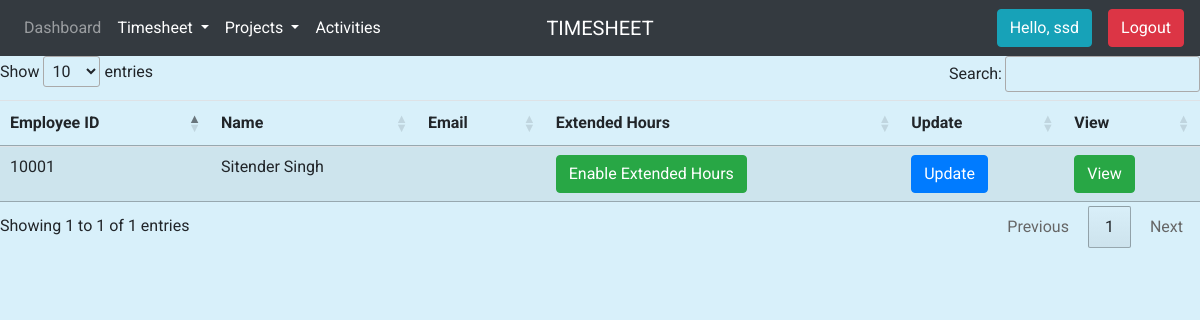
/view_employees/ (signed in), run on an earlier commit of the app's database.
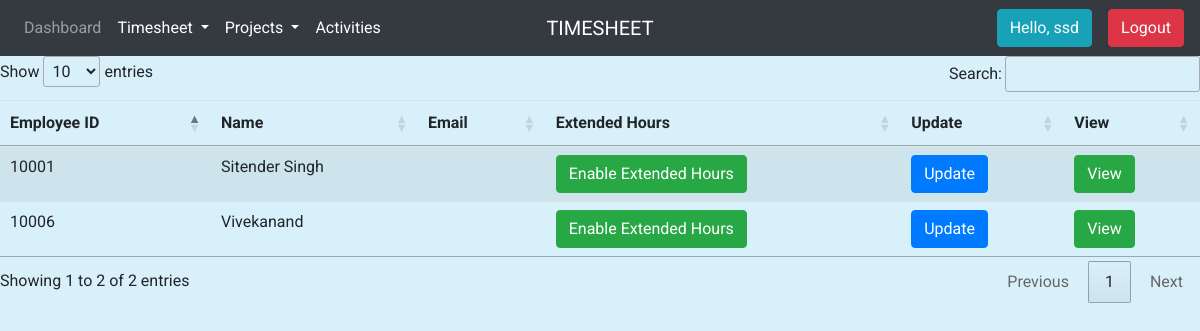
And on a later commit of the database.
### accounts/models.py (models this page shows, shortened)
class Employee(models.Model):
    user = models.OneToOneField(User, null=True, on_delete=models.CASCADE)
    employee_id = models.IntegerField(primary_key=True)
    name = models.CharField(max_length=200, null=True)
    phone = models.CharField(max_length=200, null=True)
    manager = models.ForeignKey('self', on_delete=models.CASCADE, null=True, blank=True)
    date_created = models.DateTimeField(auto_now_add=True, null=True)
    designation_name = (('Office Boy', 'Office Boy'),('Driver', 'Driver'),('Draftman', 'Draftman'),('Assistant', 'Assistant'),
    ('Sr Assistant', 'Sr Assistant'),('Secreatary', 'Secreatary'),('Executive', 'Executive'),('Sr Executive', 'Sr Executive'),
    ('Engineer', 'Engineer'),('Graduate Trainee', 'Graduate Trainee'),('GTE', 'GTE'),('Lead Engineer', 'Lead Engineer'),
    ('Sr Engineer', 'Sr Engineer'),('Manager', 'Manager'),('Assistant Manager', 'Assistant Manager'),
    ('Deputy Manager', 'Deputy Manager'),('Sr Manager', 'Sr Manager'),('Chief Manager', 'Chief Manager'),
    ('General Manager', 'General Manager'),('AVP', 'AVP'),('VP', 'VP'),('DP', 'DP'),('CEO', 'CEO'),('CMD', 'CMD'))
    designation = models.CharField(max_length=200, null=True, choices=designation_name)
    location = models.CharField(max_length=200, null=True, choices=(('Delhi', 'Delhi'), ('Offshore', 'Offshore')))
    department_info = models.ForeignKey('DepInfo', on_delete=models.CASCADE, null=True, blank=True)
    service_type = models.CharField(max_length=200, null=True, choices=(('Regular', 'Regular'), ('Contract', 'Contract')))
    extended_hours = models.BooleanField(null=False, default=False)

### accounts/views.py (the view)
# urls.py: path('view_employees/', views.viewEmployees, name='view_employees'),
@login_required(login_url='/')
def viewEmployees(request):
    employees = Employee.objects.filter(department_info = request.user.employee.department_info)
    data = {'employees': employees}
    return render(request, 'accounts/view_employees.html', data)

### accounts/templatetags/group_check.py (called while the page is built)
@register.filter(name='has_group')
def has_group(user, group_name):
    group = Group.objects.get(name=group_name)
    return True if group in user.groups.all() else False

### accounts/templates/accounts/view_employees.html (shortened to what this page needs)
{% extends 'accounts/main.html' %}
{% block content %}
{% include 'accounts/_navbar.html' %}
{% load static %}
<table id="myTable" class="table table-striped" >
    <thead>
      <tr>
        <th>Employee ID</th>
        <th>Name</th>
        <th>Email</th>
        <th>Extended Hours</th>
        <th>Update</th>
        <th>View</th>
      </tr>
    </thead>
    <tbody>
    {% for employee in employees %}
      <tr>
        <td>{{employee.employee_id}}</td>
        <td>{{employee.name}}</td>
        <td>{{employee.email}}</td>
        {% if employee.extended_hours %}
        <td><a name="" id="" class="btn btn-danger" href=" {% url 'extended' employee.employee_id%} " role="button">Disable Extended Hours</a></td>
        {%else%}
        <td><a name="" id="" class="btn btn-success" href="{% url 'extended' employee.employee_id%}" role="button">Enable Extended Hours</a></td>
        {%endif%}
        <td><a name="" id="" class="btn btn-primary" href=" {%url 'update_employee' employee.employee_id%} " role="button">Update</a></td>
        <td><a name="" id="" class="btn btn-success" href="#" role="button">View</a></td>
      </tr>
    {% endfor %}
    </tbody>
  </table>
{% endblock %}

What changed in the data, as far as the page shows it:
added Employee: employee_id "10006", name "Vivekanand", extended_hours "Enable Extended Hours"
Also different on the page:
text written by a page script: "Show entries Search: Showing 1 to 1 of 1 entries Previous 1 Next" → "Show entries Search: Showing 1 to 2 of 2 entries Previous 1 Next"
